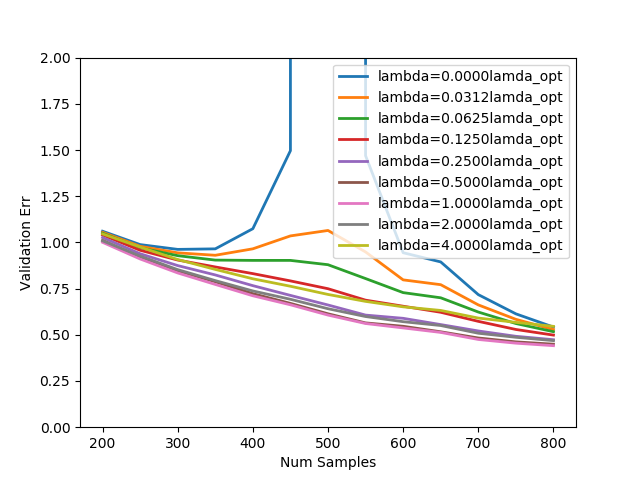

The script that drew this image:
import numpy as np
import util

# Noise ~ N(0, sigma^2)
sigma = 0.5
# Dimension of x
d = 500
# Theta ~ N(0, eta^2*I)
eta = 1/np.sqrt(d)
# Scaling for lambda to plot
scale_list = [0, 0.03125, 0.0625, 0.125, 0.25, 0.5, 1, 2, 4]
# List of dataset sizes
n_list = [200, 250, 300, 350, 400, 450, 500, 550, 600, 650, 700, 750, 800]

def ridge_regression(train_path, validation_path):
    """Problem 5 (d): Parsimonious double descent.
    For a specific training set, obtain theta_hat under different l2 regularization strengths
    and return validation error.

    Args:
        train_path: Path to CSV file containing training set.
        validation_path: Path to CSV file containing validation set.

    Return:
        val_err: List of validation errors for different scaling factors of lambda in scale_list.
    """
    # *** START CODE HERE ***
    # Load data sets
    train_x, train_y = util.load_dataset(train_path)
    val_x, val_y = util.load_dataset(validation_path)
    # Elements to calculate theta_MAP
    # X^T X
    matrix_a  = np.dot(train_x, np.transpose(train_x))
    # I
    matrix_i = np.identity(matrix_a.shape[0])
    # Set penalty
    lambd = sigma**2 / (eta**2)
    val_err = []
    for scale in scale_list:
        penalty = lambd * scale
        # matrix_mid = (XX_T + sigma^2/(eta^2+I))^-1
        matrix_mid = np.linalg.pinv(matrix_a + penalty * matrix_i)
        theta = np.dot(np.dot(np.transpose(train_x), matrix_mid), train_y)
        val_mse = np.mean((np.dot(val_x, theta) - val_y) ** 2)
        val_err += [val_mse]
    # *** END CODE HERE
    return val_err

if __name__ == '__main__':
    val_err = []
    for n in n_list:
        val_err.append(ridge_regression(train_path='train%d.csv' % n, validation_path='validation.csv'))
    val_err = np.asarray(val_err).T
    util.plot(val_err, 'doubledescent.png', n_list)
